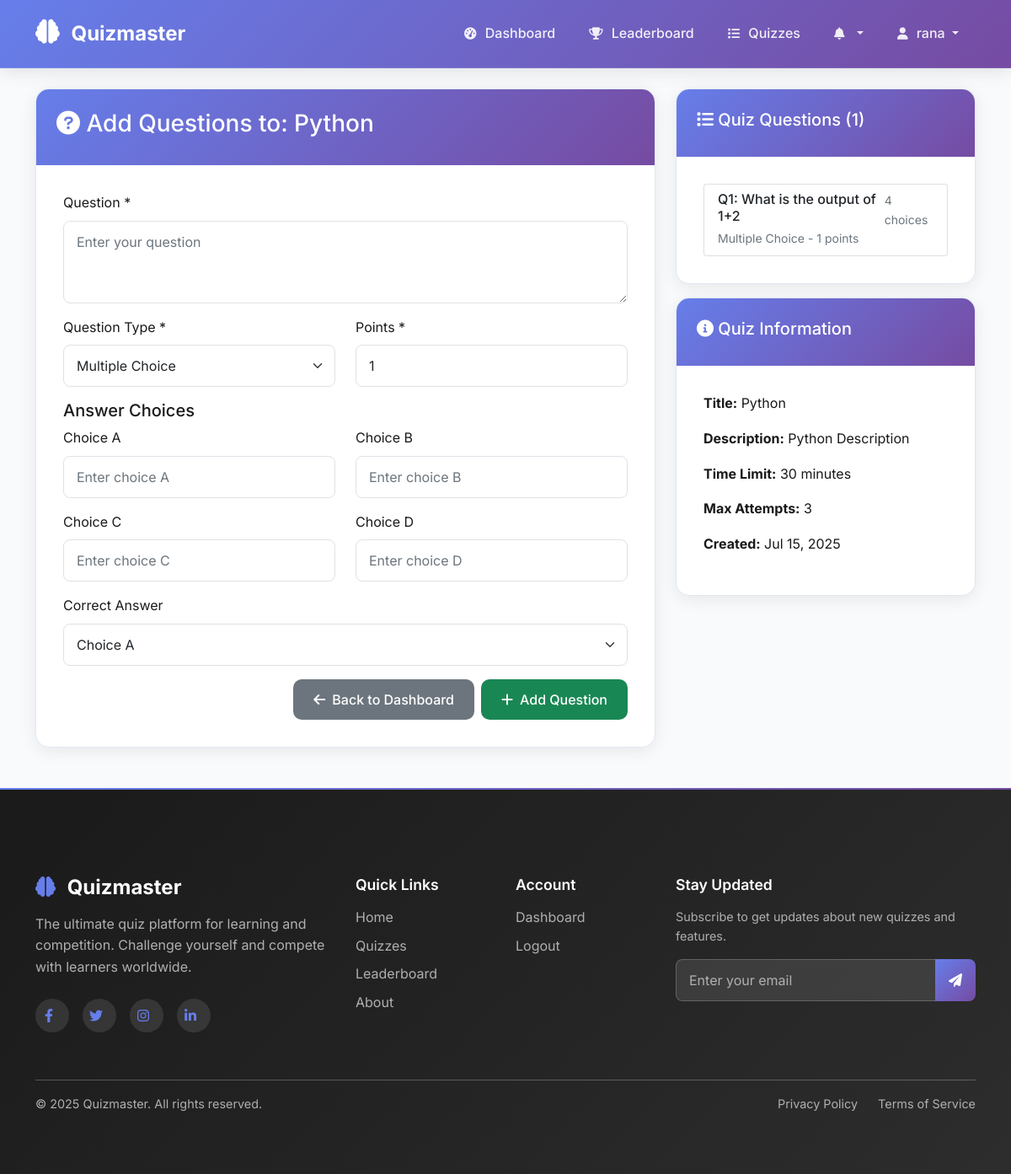
The app's page /quiz/1/add-questions/ (signed in) with its own data.
### quizzes/models.py (models this page shows, shortened)
class Quiz(models.Model):
    title = models.CharField(max_length=200)
    description = models.TextField()
    creator = models.ForeignKey(User, on_delete=models.CASCADE, related_name='created_quizzes')
    created_at = models.DateTimeField(default=timezone.now)
    time_limit = models.IntegerField(default=30)  # in minutes
    max_attempts = models.IntegerField(default=3)
    is_active = models.BooleanField(default=True)
    class Meta:
        ordering = ['-created_at']

class Question(models.Model):
    QUESTION_TYPES = (
        ('mc', 'Multiple Choice'),
        ('tf', 'True/False'),
        ('sa', 'Short Answer'),
    )
    quiz = models.ForeignKey(Quiz, on_delete=models.CASCADE, related_name='questions')
    question_text = models.TextField()
    question_type = models.CharField(max_length=2, choices=QUESTION_TYPES, default='mc')
    order = models.IntegerField(default=0)
    points = models.IntegerField(default=1)
    class Meta:
        ordering = ['order']

### quizzes/views.py (the view)
# urls.py: path('quiz/<int:quiz_id>/add-questions/', views.add_questions, name='add_questions'),
@login_required
def add_questions(request, quiz_id):
    quiz = get_object_or_404(Quiz, id=quiz_id, creator=request.user)
    if request.method == 'POST':
        form = QuestionForm(request.POST)
        if form.is_valid():
            question = form.save(commit=False)
            question.quiz = quiz
            question.order = quiz.questions.count() + 1
            question.save()
            if question.question_type == 'mc':
                choices_data = request.POST.getlist('choices')
                correct_choice = int(request.POST.get('correct_choice', 0))
                for i, choice_text in enumerate(choices_data):
                    if choice_text.strip():
                        Choice.objects.create(
                            question=question,
                            choice_text=choice_text,
                            is_correct=(i == correct_choice)
                        )
            messages.success(request, 'Question added successfully!')
            return redirect('add_questions', quiz_id=quiz.id)
    else:
        form = QuestionForm()
    questions = quiz.questions.all()
    return render(request, 'quizzes/add_questions.html', {
        'quiz': quiz,
        'form': form,
        'questions': questions
    })

### templates/quizzes/add_questions.html (shortened to what this page needs)
{% extends 'base.html' %}
{% load static %}
{% block content %}
<div class="container mt-4">
    <div class="row">
        <div class="col-md-8">
            <div class="card">
                <div class="card-header bg-success text-white">
                    <h3><i class="fas fa-question-circle"></i> Add Questions to: {{ quiz.title }}</h3>
                </div>
                <div class="card-body">
                    <form method="post" class="needs-validation" novalidate>
                        <div class="mb-3">
                            <label for="{{ form.question_text.id_for_label }}" class="form-label">Question *</label>
                            {{ form.question_text }}
                        </div>
                        <div class="row">
                            <div class="col-md-6">
                                <div class="mb-3">
                                    <label for="{{ form.question_type.id_for_label }}" class="form-label">Question Type *</label>
                                    {{ form.question_type }}
                                </div>
                            </div>
                            <div class="col-md-6">
                                <div class="mb-3">
                                    <label for="{{ form.points.id_for_label }}" class="form-label">Points *</label>
                                    {{ form.points }}
                                </div>
                            </div>
                        </div>
                        <div id="choices-container" style="display: none;">
                            <h5>Answer Choices</h5>
                            <div class="row">
                                <div class="col-md-6">
                                    <div class="mb-3">
                                        <label class="form-label">Choice A</label>
                                        <input type="text" name="choices" class="form-control" placeholder="Enter choice A">
                                    </div>
                                </div>
                                <div class="col-md-6">
                                    <div class="mb-3">
                                        <label class="form-label">Choice B</label>
                                        <input type="text" name="choices" class="form-control" placeholder="Enter choice B">
                                    </div>
                                </div>
                            </div>
                            <div class="row">
                                <div class="col-md-6">
                                    <div class="mb-3">
                                        <label class="form-label">Choice C</label>
                                        <input type="text" name="choices" class="form-control" placeholder="Enter choice C">
                                    </div>
                                </div>
                                <div class="col-md-6">
                                    <div class="mb-3">
                                        <label class="form-label">Choice D</label>
                                        <input type="text" name="choices" class="form-control" placeholder="Enter choice D">
                                    </div>
                                </div>
                            </div>
                            <div class="mb-3">
                                <label class="form-label">Correct Answer</label>
                                <select name="correct_choice" class="form-select">
                                    <option value="0">Choice A</option>
                                </select>
                            </div>
                        </div>
                        <div class="d-grid gap-2 d-md-flex justify-content-md-end">
                            <a href="{% url 'dashboard' %}" class="btn btn-secondary">
                                <i class="fas fa-arrow-left"></i> Back to Dashboard
                            </a>
                            <button type="submit" class="btn btn-success">
                                <i class="fas fa-plus"></i> Add Question
                            </button>
                        </div>
                    </form>
                </div>
            </div>
        </div>
        <div class="col-md-4">
            <div class="card">
                <div class="card-header">
                    <h5><i class="fas fa-list"></i> Quiz Questions ({{ questions.count }})</h5>
                </div>
                <div class="card-body">
                    {% if questions %}
                        <div class="list-group">
                            {% for question in questions %}
                            <div class="list-group-item">
                                <div class="d-flex justify-content-between align-items-start">
                                    <div>
                                        <h6 class="mb-1">Q{{ question.order }}: {{ question.question_text|truncatewords:8 }}</h6>
                                        <small class="text-muted">{{ question.get_question_type_display }} - {{ question.points }} points</small>
                                    </div>
                                    <small class="text-muted">{{ question.choices.count }} choices</small>
                                </div>
                            </div>
                            {% endfor %}
                        </div>
                    {% else %}
                        <div class="text-center py-4">
                            <i class="fas fa-question-circle fa-3x text-muted mb-3"></i>
                            <p class="text-muted">No questions added yet.</p>
                        </div>
                    {% endif %}
                </div>
            </div>
            <div class="card mt-3">
                <div class="card-header">
                    <h5><i class="fas fa-info-circle"></i> Quiz Information</h5>
                </div>
                <div class="card-body">
                    <p><strong>Title:</strong> {{ quiz.title }}</p>
                    <p><strong>Description:</strong> {{ quiz.description|truncatewords:10 }}</p>
                    <p><strong>Time Limit:</strong> {{ quiz.time_limit }} minutes</p>
                    <p><strong>Max Attempts:</strong> {{ quiz.max_attempts }}</p>
                    <p><strong>Created:</strong> {{ quiz.created_at|date:"M d, Y" }}</p>
                </div>
            </div>
        </div>
    </div>
</div>
{% endblock %}

### templates/base.html (shortened to what this page needs)
<!DOCTYPE html>
<html lang="en">
<head>
    {% load static %}
    <link href="https://cdn.jsdelivr.net/npm/bootstrap@5.1.3/dist/css/bootstrap.min.css" rel="stylesheet">
    <link rel="stylesheet" href="https://cdnjs.cloudflare.com/ajax/libs/font-awesome/6.0.0/css/all.min.css">
    <link rel="stylesheet" href="{% static 'css/style.css' %}">
</head>
<body>
    <nav class="navbar navbar-expand-lg navbar-dark">
        <div class="container">
            <a class="navbar-brand" href="{% if user.is_authenticated %}{% url 'dashboard' %}{% else %}{% url 'landing' %}{% endif %}">
                <i class="fas fa-brain"></i> Quizmaster
            </a>
            <div class="collapse navbar-collapse" id="navbarNav">
                <ul class="navbar-nav ms-auto">
                    {% if user.is_authenticated %}
                        <li class="nav-item">
                            <a class="nav-link" href="{% url 'dashboard' %}">
                                <i class="fas fa-tachometer-alt"></i> Dashboard
                            </a>
                        </li>
                        <li class="nav-item">
                            <a class="nav-link" href="{% url 'leaderboard' %}">
                                <i class="fas fa-trophy"></i> Leaderboard
                            </a>
                        </li>
                        <li class="nav-item">
                            <a class="nav-link" href="{% url 'quiz_list' %}">
                                <i class="fas fa-list"></i> Quizzes
                            </a>
                        </li>
                        <li class="nav-item dropdown">
                            <a class="nav-link dropdown-toggle position-relative" href="#" id="notificationDropdown" role="button" data-bs-toggle="dropdown">
                                <i class="fas fa-bell"></i>
                            </a>
                        </li>
                        <li class="nav-item dropdown">
                            <a class="nav-link dropdown-toggle" href="#" id="navbarDropdown" role="button" data-bs-toggle="dropdown">
                                <i class="fas fa-user"></i> {{ user.username }}
                            </a>
                        </li>
                    {% endif %}
                </ul>
            </div>
        </div>
    </nav>
    <main>
        {% block content %}{% endblock %}
    </main>
    <footer class="footer mt-5">
        <div class="footer-content">
            <div class="container">
                <div class="row">
                    <div class="col-lg-4 col-md-6 mb-4">
                        <div class="footer-brand">
                            <h4><i class="fas fa-brain"></i> Quizmaster</h4>
                            <p class="footer-description">
                                The ultimate quiz platform for learning and competition.
                                Challenge yourself and compete with learners worldwide.
                            </p>
                            <div class="social-links">
                                <a href="#" class="social-link">
                                    <i class="fab fa-facebook-f"></i>
                                </a>
                                <a href="#" class="social-link">
                                    <i class="fab fa-twitter"></i>
                                </a>
                                <a href="#" class="social-link">
                                    <i class="fab fa-instagram"></i>
                                </a>
                                <a href="#" class="social-link">
                                    <i class="fab fa-linkedin-in"></i>
                                </a>
                            </div>
                        </div>
                    </div>
                    <div class="col-lg-2 col-md-3 col-sm-6 mb-4">
                        <div class="footer-section">
                            <h6 class="footer-title">Quick Links</h6>
                            <ul class="footer-links">
                                <li><a href="{% url 'landing' %}">Home</a></li>
                                <li><a href="{% url 'quiz_list' %}">Quizzes</a></li>
                                <li><a href="{% url 'leaderboard' %}">Leaderboard</a></li>
                                <li><a href="#about">About</a></li>
                            </ul>
                        </div>
                    </div>
                    <div class="col-lg-2 col-md-3 col-sm-6 mb-4">
                        <div class="footer-section">
                            <h6 class="footer-title">Account</h6>
                            <ul class="footer-links">
                                {% if user.is_authenticated %}
                                    <li><a href="{% url 'dashboard' %}">Dashboard</a></li>
                                    <li><a href="{% url 'logout' %}">Logout</a></li>
                                {% else %}
                                    <li><a href="{% url 'login' %}">Login</a></li>
                                    <li><a href="{% url 'register' %}">Register</a></li>
                                {% endif %}
                            </ul>
                        </div>
                    </div>
                    <div class="col-lg-4 col-md-6 mb-4">
                        <div class="footer-section">
                            <h6 class="footer-title">Stay Updated</h6>
                            <p class="footer-newsletter-text">
                                Subscribe to get updates about new quizzes and features.
                            </p>
                            <div class="newsletter-form">
                                <div class="input-group">
                                    <input type="email" class="form-control" placeholder="Enter your email">
                                    <button class="btn btn-primary" type="button">
                                        <i class="fas fa-paper-plane"></i>
                                    </button>
                                </div>
                            </div>
                        </div>
                    </div>
                </div>
                <hr class="footer-divider">
                <div class="row align-items-center">
                    <div class="col-md-6">
                        <p class="footer-copyright">
                            &copy; 2025 Quizmaster. All rights reserved.
                        </p>
                    </div>
                    <div class="col-md-6">
                        <div class="footer-legal">
                            <a href="#privacy">Privacy Policy</a>
                            <a href="#terms">Terms of Service</a>
                        </div>
                    </div>
                </div>
            </div>
        </div>
    </footer>
</body>
</html>

### records on screen
Quiz: title "Python", count "1", description "Python Description", time_limit "30", max_attempts "3", created_at "Jul 15, 2025"
Question: order "1", question_text "What is the output of 1+2", question_type "Multiple Choice", points "1", choices.count "4"

### other values on screen
{{ user.username }} "rana"
